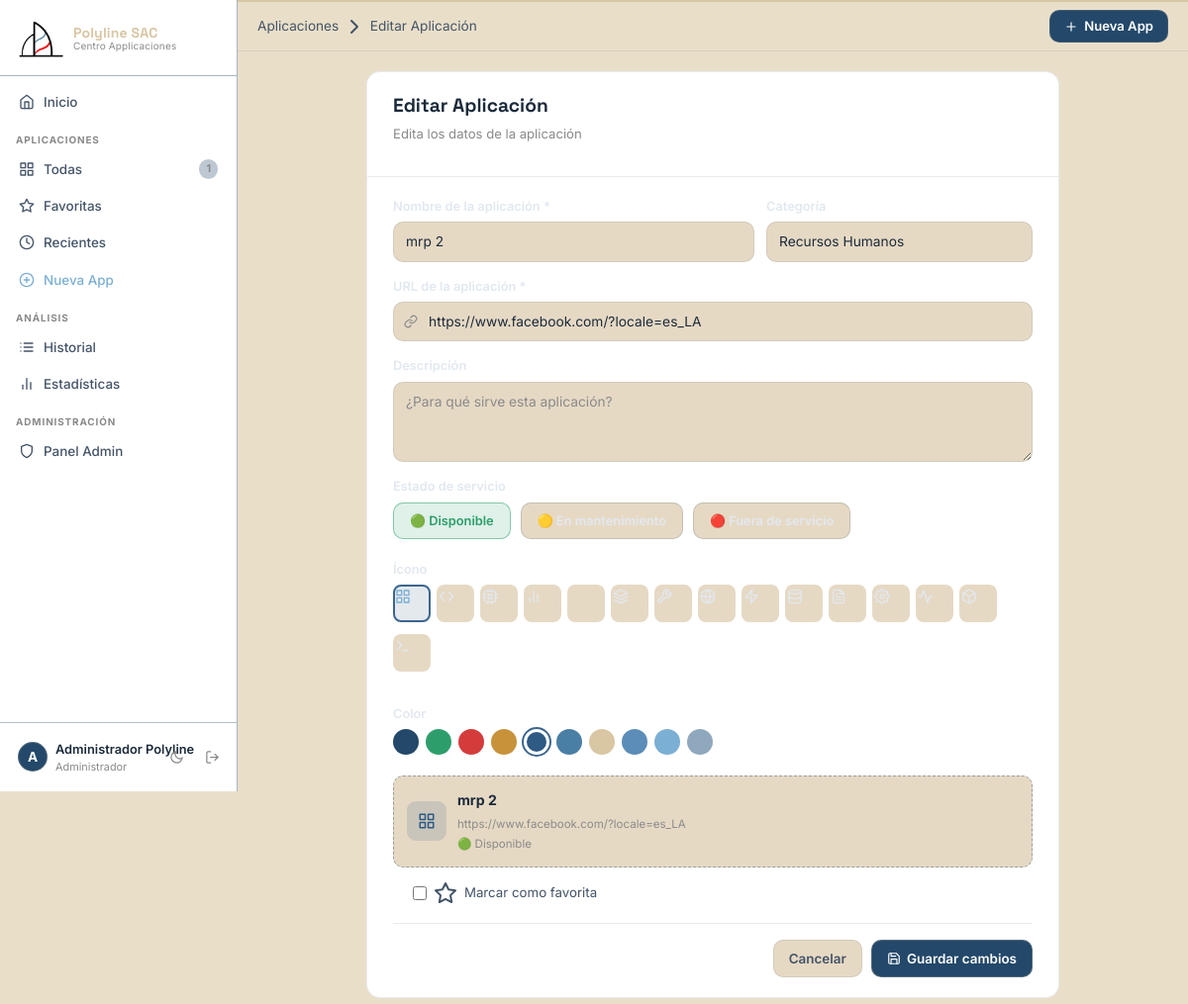
Screenshot of /apps/2/edit (signed in) with the database file from the repository.
### models/user.py (models this page shows, shortened)
class User(UserMixin, db.Model):
    __tablename__ = 'users'
    id            = db.Column(db.Integer, primary_key=True)
    nombre        = db.Column(db.String(100), nullable=False)
    correo        = db.Column(db.String(150), unique=True, nullable=False)
    password_hash = db.Column(db.String(256), nullable=False)
    foto          = db.Column(db.String(200), default='default_avatar.png')
    bio           = db.Column(db.String(300), default='')
    fecha_registro= db.Column(db.DateTime, default=datetime.utcnow)
    rol = db.Column(db.String(20), default='user', nullable=False)
    applications  = db.relationship('Application', backref='owner', lazy='dynamic', cascade='all, delete-orphan')
    history       = db.relationship('History', backref='user',  lazy='dynamic', cascade='all, delete-orphan')
    @property
    def is_admin(self):
        return self.rol == 'admin'
    last_login = db.Column(db.DateTime)

### models/application.py (models this page shows, shortened)
class Application(db.Model):
    __tablename__ = 'applications'
    id             = db.Column(db.Integer, primary_key=True)
    user_id        = db.Column(db.Integer, db.ForeignKey('users.id'), nullable=False)
    nombre         = db.Column(db.String(150), nullable=False)
    url            = db.Column(db.String(500), nullable=False)
    descripcion    = db.Column(db.Text, default='')
    categoria      = db.Column(db.String(100), default='Otros')
    favorito       = db.Column(db.Boolean, default=False)
    icono          = db.Column(db.String(50), default='grid')
    color          = db.Column(db.String(20), default='#23486A')
    fecha_creacion = db.Column(db.DateTime, default=datetime.utcnow)
    estado         = db.Column(db.String(20), default='disponible', nullable=False)
    history = db.relationship('History', backref='application',
                              lazy='dynamic', cascade='all, delete-orphan')

### routes/apps.py (the view, shortened to what this page needs)
@apps_bp.route('/apps/<int:app_id>/edit', methods=['GET', 'POST'])
@login_required
def edit_app(app_id):
    app = _get_app_or_404(app_id)
    return render_template('apps/form.html', app=app, categorias=CATEGORIAS,
                           iconos=ICONOS, colores=COLORES, estados=ESTADOS,
                           titulo='Editar Aplicación')

### templates/apps/form.html (shortened to what this page needs)
{% extends 'base.html' %}
{% block breadcrumb %}
<a href="{{ url_for('apps.list_apps') }}">Aplicaciones</a>
<i data-feather="chevron-right"></i>
<span>{{ titulo }}</span>
{% endblock %}
{% block content %}
<div class="form-page">
    <div class="form-card">
        <div class="form-card-header">
            <h1>{{ titulo }}</h1>
            <p>{{ 'Edita los datos de la aplicación' if app else 'Registra una nueva herramienta en el portal corporativo' }}</p>
        </div>
        <form method="POST" class="app-form">
            <div class="form-row">
                <div class="form-group flex-grow-1">
                    <label>Nombre de la aplicación *</label>
                    <input type="text" name="nombre" class="form-control"
                           placeholder="Ej: Sistema ERP" required
                           value="{{ app.nombre if app else '' }}">
                </div>
                <div class="form-group" style="min-width:180px">
                    <label>Categoría</label>
                    <select name="categoria" class="form-control">
                        {% for cat in categorias %}
                        <option value="{{ cat }}"
                            {% if app and app.categoria == cat %}selected{% endif %}>
                            {{ cat }}
                        </option>
                        {% endfor %}
                    </select>
                </div>
            </div>
            <div class="form-group">
                <label>URL de la aplicación *</label>
                <div class="input-icon">
                    <input type="text" name="url" class="form-control"
                           placeholder="https://app.ejemplo.com" required
                           value="{{ app.url if app else '' }}">
                </div>
            </div>
            <div class="form-group">
                <label>Descripción</label>
                <textarea name="descripcion" class="form-control" rows="3"
                          placeholder="¿Para qué sirve esta aplicación?">{{ app.descripcion if app else '' }}</textarea>
            </div>
            <div class="form-group">
                <label>Estado de servicio</label>
                <div class="estado-selector">
                    {% for valor, etiqueta in estados %}
                    <label class="estado-option {% if (app and app.estado == valor) or (not app and valor == 'disponible') %}selected{% endif %}"
                           data-valor="{{ valor }}">
                        <span>{{ etiqueta }}</span>
                    </label>
                    {% endfor %}
                </div>
            </div>
            <div class="form-row">
                <div class="form-group">
                    <label>Ícono</label>
                    <div class="icon-picker">
                        {% for icon in iconos %}
                        <label class="icon-option {% if (app and app.icono == icon) or (not app and icon == 'grid') %}selected{% endif %}">
                            <i data-feather="{{ icon }}"></i>
                        </label>
                        {% endfor %}
                    </div>
                </div>
                <div class="form-group">
                    <label>Color</label>
                    <div class="color-picker">
                        {% for color in colores %}
                        <label class="color-option {% if (app and app.color == color) or (not app and color == '#23486A') %}selected{% endif %}">
                            <span style="background: {{ color }}"></span>
                        </label>
                        {% endfor %}
                    </div>
                </div>
            </div>
            <div class="app-preview">
                <div class="preview-icon" id="previewIcon"
                     style="background:rgba(35,72,106,.25);color:#7BAFD4">
                </div>
                <div class="preview-info">
                    <span class="preview-name" id="previewName">
                        {{ app.nombre if app else 'Nombre de la app' }}
                    </span>
                    <span class="preview-url" id="previewUrl">
                        {{ app.url if app else 'https://...' }}
                    </span>
                    <span class="preview-estado" id="previewEstado">🟢 Disponible</span>
                </div>
            </div>
            <div class="form-check-group">
                <label class="form-check">
                    <input type="checkbox" name="favorito"
                           {% if app and app.favorito %}checked{% endif %}>
                    <i data-feather="star"></i> Marcar como favorita
                </label>
            </div>
            <div class="form-actions">
                <a href="{{ url_for('apps.list_apps') }}" class="btn btn-ghost">Cancelar</a>
                <button type="submit" class="btn btn-accent">
                    <i data-feather="save"></i>
                    {{ 'Guardar cambios' if app else 'Crear aplicación' }}
                </button>
            </div>
        </form>
    </div>
</div>
{% endblock %}

### templates/base.html (shortened to what this page needs)
<!DOCTYPE html>
<html lang="es" data-theme="dark">
<head>
    <link href="https://cdn.jsdelivr.net/npm/bootstrap@5.3.0/dist/css/bootstrap.min.css" rel="stylesheet">
    <link rel="stylesheet" href="{{ url_for('static', filename='css/main.css') }}">
</head>
<body>
{% if current_user.is_authenticated %}
  <aside class="sidebar" id="sidebar">
    <div class="sb-brand">
      <div class="sb-logo-wrap">
        <div class="sb-logo">
          <img src="{{ url_for('static', filename='img/polyline logo.png') }}"
               alt="Polyline SAC">
        </div>
        <div class="sb-name-wrap">
          <span class="sb-name">Polyline SAC</span>
          <span class="sb-sub">Centro Applicaciones</span>
        </div>
      </div>
    </div>
    <nav class="sb-nav">
      <a href="{{ url_for('dashboard.index') }}"s
         class="sb-link {% if request.endpoint == 'dashboard.index' %}is-active{% endif %}">
        <i data-feather="home"></i><span>Inicio</span>
      </a>
      <p class="sb-section">Aplicaciones</p>
      <a href="{{ url_for('apps.list_apps') }}"
         class="sb-link {% if request.endpoint == 'apps.list_apps' %}is-active{% endif %}">
        <i data-feather="grid"></i><span>Todas</span>
        <span class="sb-pill">{{ total_apps_global }}</span>
      </a>
      <a href="{{ url_for('apps.favorites') }}"
         class="sb-link {% if request.endpoint == 'apps.favorites' %}is-active{% endif %}">
        <i data-feather="star"></i><span>Favoritas</span>
      </a>
      <a href="{{ url_for('apps.recent') }}"
         class="sb-link {% if request.endpoint == 'apps.recent' %}is-active{% endif %}">
        <i data-feather="clock"></i><span>Recientes</span>
      </a>
      <a href="{{ url_for('apps.new_app') }}"
         class="sb-link sb-link--accent {% if request.endpoint == 'apps.new_app' %}is-active{% endif %}">
        <i data-feather="plus-circle"></i><span>Nueva App</span>
      </a>
      <p class="sb-section">Análisis</p>
      <a href="{{ url_for('stats.history') }}"
         class="sb-link {% if request.endpoint == 'stats.history' %}is-active{% endif %}">
        <i data-feather="list"></i><span>Historial</span>
      </a>
      <a href="{{ url_for('stats.stats') }}"
         class="sb-link {% if request.endpoint == 'stats.stats' %}is-active{% endif %}">
        <i data-feather="bar-chart-2"></i><span>Estadísticas</span>
      </a>
      {% if current_user.is_admin %}
      <p class="sb-section">Administración</p>
      <a href="{{ url_for('admin.dashboard') }}"
      class="sb-link {% if request.endpoint == 'admin.dashboard' %}is-active{% endif %}">
      <i data-feather="shield"></i>
      <span>Panel Admin</span>
    </a>
    {% endif %}
    </nav>
    <div class="sb-footer">
      <a href="{{ url_for('profile.profile') }}"
         class="sb-user {% if request.endpoint == 'profile.profile' %}is-active{% endif %}">
        <div class="sb-avatar">{{ current_user.nombre[0].upper() }}</div>
        <div class="sb-user-text">
          <span class="sb-user-name">{{ current_user.nombre }}</span>
          <span class="sb-user-role">{{ 'Administrador' if current_user.is_admin else 'Usuario' }}</span>
        </div>
      </a>
      <button class="sb-icon-btn" id="themeToggle" title="Cambiar tema">
        <i data-feather="moon" id="themeIcon"></i>
      </button>
      <a href="{{ url_for('auth.logout') }}" class="sb-icon-btn sb-logout" title="Cerrar sesión">
        <i data-feather="log-out"></i>
      </a>
    </div>
  </aside>
  <div class="main-wrap" id="mainWrap">
    <header class="topbar">
      <div class="topbar-crumb">{% block breadcrumb %}{% endblock %}</div>
      <div class="topbar-right">
        <a href="{{ url_for('apps.new_app') }}" class="btn-top-accent">
          <i data-feather="plus"></i> Nueva App
        </a>
      </div>
    </header>
    <div class="page-body">
      {% block content %}{% endblock %}
    </div>
  </div>
{% else %}
  <div class="auth-shell">
    {% block auth_content %}{% endblock %}
  </div>
{% endif %}
</body>
</html>

### templates/apps/form.html (style rules this page uses)
.estado-selector { display: flex; gap: 10px; flex-wrap: wrap; }
.estado-option { display: flex; align-items: center; gap: 7px; padding: 8px 16px; border-radius: var(--r); border: 1.5px solid var(--border2); background: var(--bg4); cursor: pointer; font-size: .84rem; font-weight: 500; color: var(--txt2); transition: all .15s; user-select: none; }
.estado-option[data-valor="disponible"].selected { background: rgba(45,158,107,.15); border-color: rgba(45,158,107,.5); color: #2D9E6B; }
.preview-estado { font-size: .72rem; color: var(--txt3); margin-top: 2px; display: block; }
.flex-grow-1 { flex: 1; }

### rows the page displays
User: nombre "A", nombre "Administrador Polyline", rol "Administrador"
Application: nombre "mrp 2", categoria "Recursos Humanos", url "https://www.facebook.com/?locale=es_LA"

### other values shown
{{ total_apps_global }} "1"
{{ titulo }} "Editar Aplicación"
{{ etiqueta }} "🟢 Disponible" "🟡 En mantenimiento" "🔴 Fuera de servicio"
{{ 'Guardar cambios' if app else 'Crear aplicación' }} "Guardar cambios"
